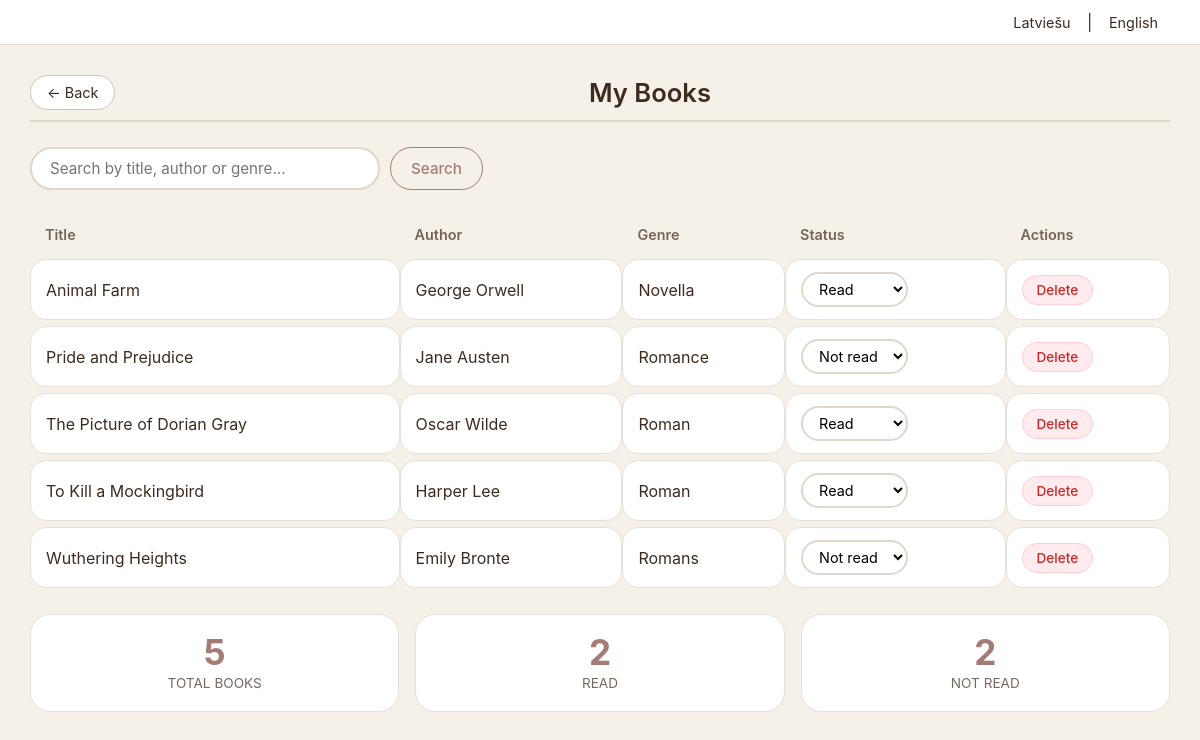
Page /books?lang=en (signed in) on the committed database.
### tables this page shows
CREATE TABLE books(
            id INTEGER PRIMARY KEY AUTOINCREMENT,
            title TEXT,
            author TEXT,
            genre TEXT,
            status TEXT,
            user_id INTEGER,
            added_at TEXT,
            FOREIGN KEY (user_id) REFERENCES users(id)
        );

### app.py (the view)
@app.route('/books')
def books():
    if 'user_id' not in session:
        return redirect(url_for('index'))
    lang = request.args.get('lang', 'lv')
    books_list = izpildit_vaicajumu(
        "SELECT * FROM books WHERE user_id=? ORDER BY title",
        (session['user_id'],),
        visi=True
    )
    return render_template(
        'books.html',
        t=ieladet_tulkojumus('books', lang),
        books=books_list,
        user_role=session.get('role'),
        lang=lang,
        session=session
    )

### app.py (called while the page is built)
def izpildit_vaicajumu(vaicajums, parametri=(), viens=False, visi=False):
    savienojums = sqlite3.connect('biblioteka.db')
    savienojums.row_factory = sqlite3.Row
    kursors = savienojums.cursor()
    kursors.execute(vaicajums, parametri)
    savienojums.commit()
    rezultats = None
    if viens:
        rezultats = kursors.fetchone()
    elif visi:
        rezultats = kursors.fetchall()
    savienojums.close()
    return rezultats

def ieladet_tulkojumus(lapa, valoda='lv'):
    try:
        if valoda not in ['lv', 'en']:
            valoda = 'lv'
        faila_cels = os.path.join('/home/elexanderaa/DigitalLibrary/static', f'{valoda}.json')
        with open(faila_cels, 'r', encoding='utf-8') as f:
            visi_tulkojumi = json.load(f)
            return visi_tulkojumi.get(lapa, {})
    except:
        return {}

### templates/books.html (shortened to what this page needs)
<!DOCTYPE html>
<html>
<head>
    <link rel="stylesheet" href="{{ url_for('static', filename='style.css') }}">
</head>
<body>
    <div class="language-bar">
        <a href="/books?lang=lv">Latviešu</a> |
        <a href="/books?lang=en">English</a>
    </div>
    <div class="container">
        <div class="header">
            <div class="header-left">
                <a href="/profile?username={{ session.username }}&lang={{ lang }}" class="btn-back">← {{ t.back }}</a>
            </div>
            <div class="header-title"> {{ t.title }}</div>
        </div>
        <form action="/books/search" method="get" class="flex gap-10 mb-20">
            <input type="text" name="q" class="search-box" placeholder="{{ t.search_placeholder }}" value="{{ search or '' }}">
            <button type="submit" class="btn btn-secondary">{{ t.search }}</button>
        </form>
        {% if books %}
        <table>
            <tr>
                <th>{{ t.title_col }}</th>
                <th>{{ t.author }}</th>
                <th>{{ t.genre }}</th>
                <th>{{ t.status }}</th>
                <th>{{ t.actions }}</th>
            </tr>
            {% for book in books %}
            <tr>
                <td>{{ book.title }}</td>
                <td>{{ book.author }}</td>
                <td>{{ book.genre }}</td>
                <td>
                    <form action="/books/update/{{ book.id }}?lang={{ lang }}" method="post" style="display:inline;">
                        <select name="status" class="status-select" onchange="this.form.submit()">
                            <option value="Read" {% if book.status == 'Read' %}selected{% endif %}>{{ t.read }}</option>
                            <option value="Not read" {% if book.status == 'Not read' %}selected{% endif %}>{{ t.not_read }}</option>
                        </select>
                    </form>
                </td>
                <td>
                    <a href="/books/delete/{{ book.id }}?lang={{ lang }}"
                       class="action-btn action-btn-delete"
                       onclick="return confirm('Vai tiešām vēlaties dzēst šo grāmatu?')">
                        {{ t.delete }}
                    </a>
                </td>
            </tr>
            {% endfor %}
        </table>
        <div class="stats-grid mt-20">
            <div class="stat-card">
                <div class="stat-value">{{ books|length }}</div>
                <div class="stat-label">{{ t.total_books }}</div>
            </div>
            <div class="stat-card">
                <div class="stat-value">
                    {{ books|selectattr('status', 'equalto', 'Read')|list|length }}
                </div>
                <div class="stat-label">{{ t.read }}</div>
            </div>
            <div class="stat-card">
                <div class="stat-value">
                    {{ books|selectattr('status', 'equalto', 'Not read')|list|length }}
                </div>
                <div class="stat-label">{{ t.not_read }}</div>
            </div>
        </div>
        {% endif %}
    </div>
</body>
</html>

### static/style.css (style rules this page uses)
:root { --dark-oak: #3D2B1F; --muted-sage: #8E9680; --dusty-mauve: #A37C76; --warm-amber: #D9B382; --vintage-cream: #E6D8C1; --white: #ffffff; --black: #2c3e50; --shadow-sm: 0 2px 4px rgba(0, 0, 0, 0.05); --shadow-md: 0 4px 8px rgba(0, 0, 0, 0.08); --transition: all 0.15s ease; }
* { margin: 0; padding: 0; box-sizing: border-box; font-family: -apple-system, BlinkMacSystemFont, 'Segoe UI', Roboto, sans-serif; }
body { background: #f5f0e8; min-height: 100vh; color: var(--dark-oak); }
.language-bar { text-align: right; padding: 12px 30px; background: white; border-bottom: 1px solid #e0d6cc; }
.language-bar a { color: var(--dark-oak); text-decoration: none; padding: 4px 12px; border-radius: 20px; font-size: 0.9rem; }
.container { max-width: 1200px; margin: 0 auto; padding: 20px 30px; }
.header { display: flex; align-items: center; margin-bottom: 25px; padding: 10px 0; border-bottom: 2px solid #e0d6cc; }
.header-left { min-width: 100px; }
.header-title { flex: 1; text-align: center; font-size: 1.6rem; font-weight: 600; color: var(--dark-oak); }
.btn-back { background: white; color: var(--dark-oak); padding: 8px 16px; border: 1px solid #d0c4b8; border-radius: 30px; font-size: 0.9rem; text-decoration: none; display: inline-block; transition: var(--transition); white-space: nowrap; }
.btn { padding: 10px 20px; border: none; border-radius: 30px; font-size: 0.95rem; font-weight: 500; cursor: pointer; transition: var(--transition); text-decoration: none; display: inline-block; text-align: center; }
.btn-secondary { background: transparent; color: var(--dusty-mauve); border: 1px solid var(--dusty-mauve); }
.action-btn { padding: 6px 14px; border: none; border-radius: 30px; font-size: 0.85rem; font-weight: 500; cursor: pointer; text-decoration: none; display: inline-block; background: white; border: 1px solid transparent; }
.action-btn-delete { background: #ffebee; color: #c62828; border-color: #ffcdd2; }
.stats-grid { display: grid; grid-template-columns: repeat(auto-fit, minmax(160px, 1fr)); gap: 16px; margin: 25px 0; }
.stat-card { background: white; padding: 20px; border-radius: 20px; text-align: center; border: 1px solid #e8e0d8; }
.stat-value { font-size: 2.2rem; font-weight: 700; color: var(--dusty-mauve); line-height: 1; margin-bottom: 5px; }
.stat-label { font-size: 0.85rem; color: var(--dark-oak); opacity: 0.7; text-transform: uppercase; }
table { width: 100%; border-collapse: separate; border-spacing: 0 6px; margin: 20px 0; }
th { background: transparent; color: var(--dark-oak); padding: 10px 15px; text-align: left; font-weight: 600; font-size: 0.9rem; opacity: 0.7; }
td { background: white; padding: 12px 15px; border-radius: 16px; border: 1px solid #e8e0d8; }
.search-box { width: 100%; max-width: 350px; padding: 10px 18px; border: 2px solid #e0d6cc; border-radius: 30px; font-size: 0.95rem; background: white; }
.status-select { padding: 6px 12px; border-radius: 30px; border: 2px solid #e0d6cc; background: white; font-size: 0.9rem; }
.flex { display: flex; }
.gap-10 { gap: 10px; }
.mt-20 { margin-top: 20px; }
.mb-20 { margin-bottom: 20px; }

### rows in the picture
books: title "Animal Farm", author "George Orwell", genre "Novella", status "Read", delete "Delete"
books: title "Pride and Prejudice", author "Jane Austen", genre "Romance", status "Not read", delete "Delete"
books: title "The Picture of Dorian Gray", author "Oscar Wilde", genre "Roman", status "Read", delete "Delete"
books: title "To Kill a Mockingbird", author "Harper Lee", genre "Roman", delete "Delete"
books: title "Wuthering Heights", author "Emily Bronte", genre "Romans", status "Not read", delete "Delete"

### other values in the picture
{{ t.back }} "Back"
{{ t.title }} "My Books"
{{ t.search }} "Search"
{{ t.title_col }} "Title"
{{ t.author }} "Author"
{{ t.genre }} "Genre"
{{ t.status }} "Status"
{{ t.actions }} "Actions"
{{ books|length }} "5"
{{ t.total_books }} "TOTAL BOOKS"
{{ books|selectattr('status', 'equalto', 'Read')|list|length }} "2"
{{ t.read }} "READ"
{{ books|selectattr('status', 'equalto', 'Not read')|list|length }} "2"
{{ t.not_read }} "NOT READ"
form field status "Read"
